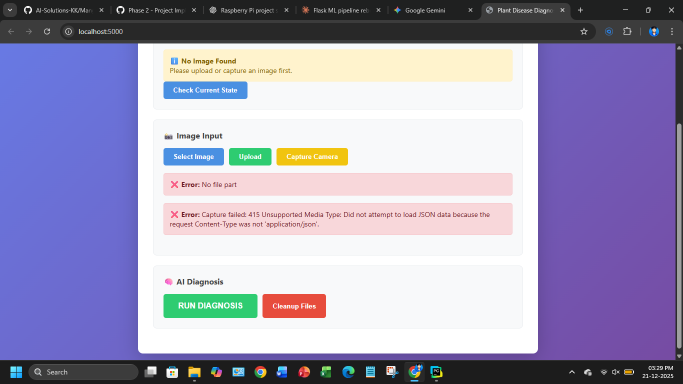
#> input picture py_to_linux/mango-pi/opt/mango-pi/templates/img.png, 1366 x 768 px (shown at 1/2 size)
$ python -i inspection.py   (imports and definitions only)   (older library calls are emulated)
#> lines starting #> are read from the running program, lines starting #| are printed output that depends on the picture; after the words box and inside, x2 and y2 are one past the last pixel; in counts of white or black regions, pixels touching at a corner belong together
import os
import pickle
import numpy as np
import cv2
from PIL import Image

# =================================================
# PATHS
# =================================================
ROOT = os.path.dirname(os.path.dirname(os.path.abspath(__file__)))
EMB_DIR = os.path.join(ROOT, "embeddings_cache")

# =================================================
# SAFE SVM UNWRAP
# =================================================
def find_svm(obj):
    if hasattr(obj, "predict"):
        return obj
    if isinstance(obj, dict):
        for v in obj.values():
            m = find_svm(v)
            if m is not None:
                return m
    if hasattr(obj, "__dict__"):
        for v in obj.__dict__.values():
            m = find_svm(v)
            if m is not None:
                return m
    return None

# =================================================
# LOAD MODEL & CLASSES
# =================================================
# [2 lines not run here, left out]

# [1 line that did not run here, left out]
# [4 lines not run here, left out]

# =================================================
# DISEASE INFO
# =================================================
DISEASE_TREATMENT = {
    "Anthracnose": {
        "cause": "Fungal infection causing dark sunken spots.",
        "treatment": "Spray Carbendazim 0.1%",
        "prevention": "Avoid water stagnation"
    },
    "Bacterial Canker": {
        "cause": "Bacterial infection causing cracking lesions.",
        "treatment": "Copper fungicide + Streptocycline",
        "prevention": "Use disease-free saplings"
    },
    "Healthy": {
        "cause": "No disease detected.",
        "treatment": "No treatment required",
        "prevention": "Maintain orchard hygiene"
    }
}

# =================================================
# LEAF PRESENCE CHECK (GENERIC LEAF)
# =================================================
def is_leaf_present(image_path):
#> called with image_path = 'templates/img.png'
    img = cv2.imread(image_path)
#> img is the input picture: shape (768, 1366, 3); mean B, G, R 185.1, 154.6, 160.3
    if img is None:
        return False

    img = cv2.resize(img, (224, 224))
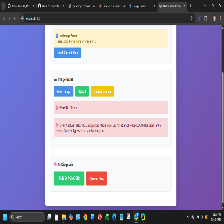
#> img: shape (224, 224, 3); mean B, G, R 185.2, 154.6, 160.3
    hsv = cv2.cvtColor(img, cv2.COLOR_BGR2HSV)
#> hsv: shape (224, 224, 3); mean H, S, V 87.1, 57.8, 193

    # Green color mask
    lower_green = np.array([25, 40, 40])
    upper_green = np.array([85, 255, 255])
    mask = cv2.inRange(hsv, lower_green, upper_green)
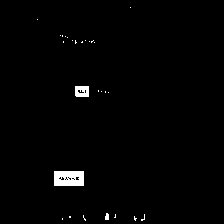
#> mask: shape (224, 224); 1.3% white; 27 white regions (24 under 20 px), largest, box (x1, y1, x2, y2) and area: (54, 171, 84, 186) 422, (75, 86, 89, 97) 139, (105, 213, 109, 220) 24

    green_ratio = np.count_nonzero(mask) / mask.size
#> green_ratio = 0.013

    # Texture / focus check
    gray = cv2.cvtColor(img, cv2.COLOR_BGR2GRAY)
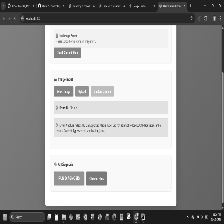
#> gray: shape (224, 224); min 0, max 255, mean 159.8
    sharpness = cv2.Laplacian(gray, cv2.CV_64F).var()
#> sharpness = 2807.3

    return green_ratio > 0.15 and sharpness > 20

# =================================================
# PREPROCESS (MATCH TRAINING STYLE)
# =================================================
def preprocess(path):
    img = Image.open(path).convert("RGB")
    img = img.resize((224, 224))

    img = np.array(img).astype("float32") / 255.0
    img = (img - 0.5) / 0.5

    # IMPORTANT:
    # This produces the SAME feature type
    # that your current SVM accepts
    return img.mean(axis=(0, 1))  # 3-channel summary → stable & fast

# =================================================
# PREDICTION
# =================================================
def predict_image(path):

    # ---------- Leaf check ----------
    if not is_leaf_present(path):
        return {
            "status": "rejected",
            "predicted_label": "No Leaf Detected",
            "confidence": 0.0,
            "cause": "Image does not contain a clear leaf",
            "treatment": "Capture a mango leaf clearly",
            "prevention": "Use plain background"
        }

    # ---------- Feature extraction ----------
    feat = preprocess(path)
    feat = feat.reshape(1, -1)

    # ---------- Prediction ----------
    try:
        if hasattr(svm, "predict_proba"):
            probs = svm.predict_proba(feat)[0]
            idx = int(np.argmax(probs))
            confidence = float(probs[idx])
        else:
            idx = int(svm.predict(feat)[0])
            confidence = 0.95
    except Exception as e:
        return {
            "status": "error",
            "predicted_label": "Inference Failed",
            "confidence": 0.0,
            "cause": str(e),
            "treatment": "Check model compatibility",
            "prevention": "Ensure correct training pipeline"
        }

    label = str(classes[idx])

    # ---------- Mango leaf validation ----------
    if confidence < 0.55:
        return {
            "status": "rejected",
            "predicted_label": "Unknown Leaf",
            "confidence": round(confidence, 3),
            "cause": "Leaf does not match mango leaf patterns",
            "treatment": "Only mango leaves are supported",
            "prevention": "Capture mango leaf only"
        }

    info = DISEASE_TREATMENT.get(label, DISEASE_TREATMENT["Healthy"])

    return {
        "status": "success",
        "predicted_label": label,
        "confidence": round(confidence, 4),
        "cause": info["cause"],
        "treatment": info["treatment"],
        "prevention": info["prevention"]
    }

>>> result = predict_image('templates/img.png')
#> result = {'status': 'rejected', 'predicted_label': 'No Leaf Detected', 'confidence': 0, 'cause': 'Image does not contain a clear leaf', 'treatment': 'Capture a mango leaf clearly', 'prevention': 'Use plain background'}
